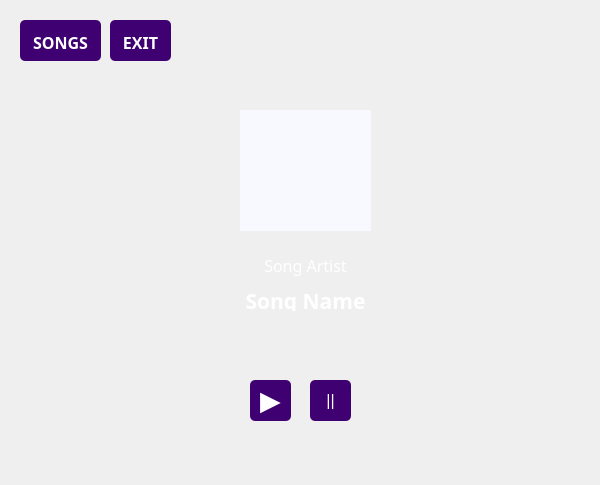
<?xml version="1.0" encoding="UTF-8"?>
<ui version="4.0">
 <class>CurrentSongWindow</class>
 <widget class="QMainWindow" name="CurrentSongWindow">
  <property name="geometry">
   <rect>
    <x>0</x>
    <y>0</y>
    <width>600</width>
    <height>485</height>
   </rect>
  </property>
  <property name="minimumSize">
   <size>
    <width>600</width>
    <height>485</height>
   </size>
  </property>
  <property name="maximumSize">
   <size>
    <width>600</width>
    <height>485</height>
   </size>
  </property>
  <property name="windowTitle">
   <string>Muzic - Current Song</string>
  </property>
  <property name="styleSheet">
   <string notr="true">border-image: url(:/newPrefix/images/gradient.png);</string>
  </property>
  <widget class="QWidget" name="centralwidget">
   <widget class="QPushButton" name="currentSongWindow_SongsBtn">
    <property name="geometry">
     <rect>
      <x>20</x>
      <y>20</y>
      <width>81</width>
      <height>41</height>
     </rect>
    </property>
    <property name="font">
     <font>
      <family>Poppins</family>
      <pointsize>12</pointsize>
      <weight>75</weight>
      <bold>true</bold>
     </font>
    </property>
    <property name="cursor">
     <cursorShape>PointingHandCursor</cursorShape>
    </property>
    <property name="styleSheet">
     <string notr="true">QPushButton {
	padding-top: 4px;
	border-image: none;
	color: white;
	background-color: #3F0071;
	border: none;
	border-radius: 5px;
}

QPushButton::hover {
	background-color: #9900F0;
}</string>
    </property>
    <property name="text">
     <string>SONGS</string>
    </property>
   </widget>
   <widget class="QPushButton" name="currentSongWindow_ExitBtn">
    <property name="geometry">
     <rect>
      <x>110</x>
      <y>20</y>
      <width>61</width>
      <height>41</height>
     </rect>
    </property>
    <property name="font">
     <font>
      <family>Poppins</family>
      <pointsize>12</pointsize>
      <weight>75</weight>
      <bold>true</bold>
     </font>
    </property>
    <property name="cursor">
     <cursorShape>PointingHandCursor</cursorShape>
    </property>
    <property name="styleSheet">
     <string notr="true">QPushButton {
	padding-top: 4px;
	border-image: none;
	color: white;
	background-color: #3F0071;
	border: none;
	border-radius: 5px;
}

QPushButton::hover {
	background-color: #9900F0;
}</string>
    </property>
    <property name="text">
     <string>EXIT</string>
    </property>
   </widget>
   <widget class="QLabel" name="currentSongWindow_CurrentSongImgLabel">
    <property name="geometry">
     <rect>
      <x>240</x>
      <y>110</y>
      <width>131</width>
      <height>121</height>
     </rect>
    </property>
    <property name="styleSheet">
     <string notr="true">QLabel {
	border-image: none;
	background-color: ghostwhite;
}</string>
    </property>
    <property name="text">
     <string/>
    </property>
   </widget>
   <widget class="QLabel" name="currentSongWindow_CurrentSongArtistLabel">
    <property name="geometry">
     <rect>
      <x>200</x>
      <y>250</y>
      <width>211</width>
      <height>31</height>
     </rect>
    </property>
    <property name="font">
     <font>
      <family>Poppins</family>
      <pointsize>12</pointsize>
     </font>
    </property>
    <property name="styleSheet">
     <string notr="true">QLabel {
	border-image: none;
	color: white;
}</string>
    </property>
    <property name="text">
     <string>Song Artist</string>
    </property>
    <property name="alignment">
     <set>Qt::AlignCenter</set>
    </property>
   </widget>
   <widget class="QLabel" name="currentSongWindow_CurrentSongLabel">
    <property name="geometry">
     <rect>
      <x>200</x>
      <y>290</y>
      <width>211</width>
      <height>21</height>
     </rect>
    </property>
    <property name="font">
     <font>
      <family>Poppins</family>
      <pointsize>16</pointsize>
      <weight>75</weight>
      <bold>true</bold>
     </font>
    </property>
    <property name="styleSheet">
     <string notr="true">QLabel {
	border-image: none;
	color: white;
}</string>
    </property>
    <property name="text">
     <string>Song Name</string>
    </property>
    <property name="alignment">
     <set>Qt::AlignCenter</set>
    </property>
   </widget>
   <widget class="QPushButton" name="currentSongWindow_CurrentSongPlayBtn">
    <property name="geometry">
     <rect>
      <x>250</x>
      <y>380</y>
      <width>41</width>
      <height>41</height>
     </rect>
    </property>
    <property name="font">
     <font>
      <pointsize>20</pointsize>
     </font>
    </property>
    <property name="cursor">
     <cursorShape>PointingHandCursor</cursorShape>
    </property>
    <property name="styleSheet">
     <string notr="true">QPushButton {
	border-image: none;
	color: white;
	background-color: #3F0071;
	border: none;
	border-radius: 5px;
}

QPushButton::hover {
	background-color: #9900F0;
}</string>
    </property>
    <property name="text">
     <string>▶</string>
    </property>
   </widget>
   <widget class="QPushButton" name="currentSongWindow_CurrentSongPauseBtn">
    <property name="geometry">
     <rect>
      <x>310</x>
      <y>380</y>
      <width>41</width>
      <height>41</height>
     </rect>
    </property>
    <property name="font">
     <font>
      <pointsize>12</pointsize>
     </font>
    </property>
    <property name="cursor">
     <cursorShape>PointingHandCursor</cursorShape>
    </property>
    <property name="styleSheet">
     <string notr="true">QPushButton {
	border-image: none;
	color: white;
	background-color: #3F0071;
	border: none;
	border-radius: 5px;
}

QPushButton::hover {
	background-color: #9900F0;
}</string>
    </property>
    <property name="text">
     <string>||</string>
    </property>
   </widget>
  </widget>
 </widget>
 <resources>
  <include location="assets/medias/qrc/gradient.qrc"/>
 </resources>
 <connections/>
</ui>
